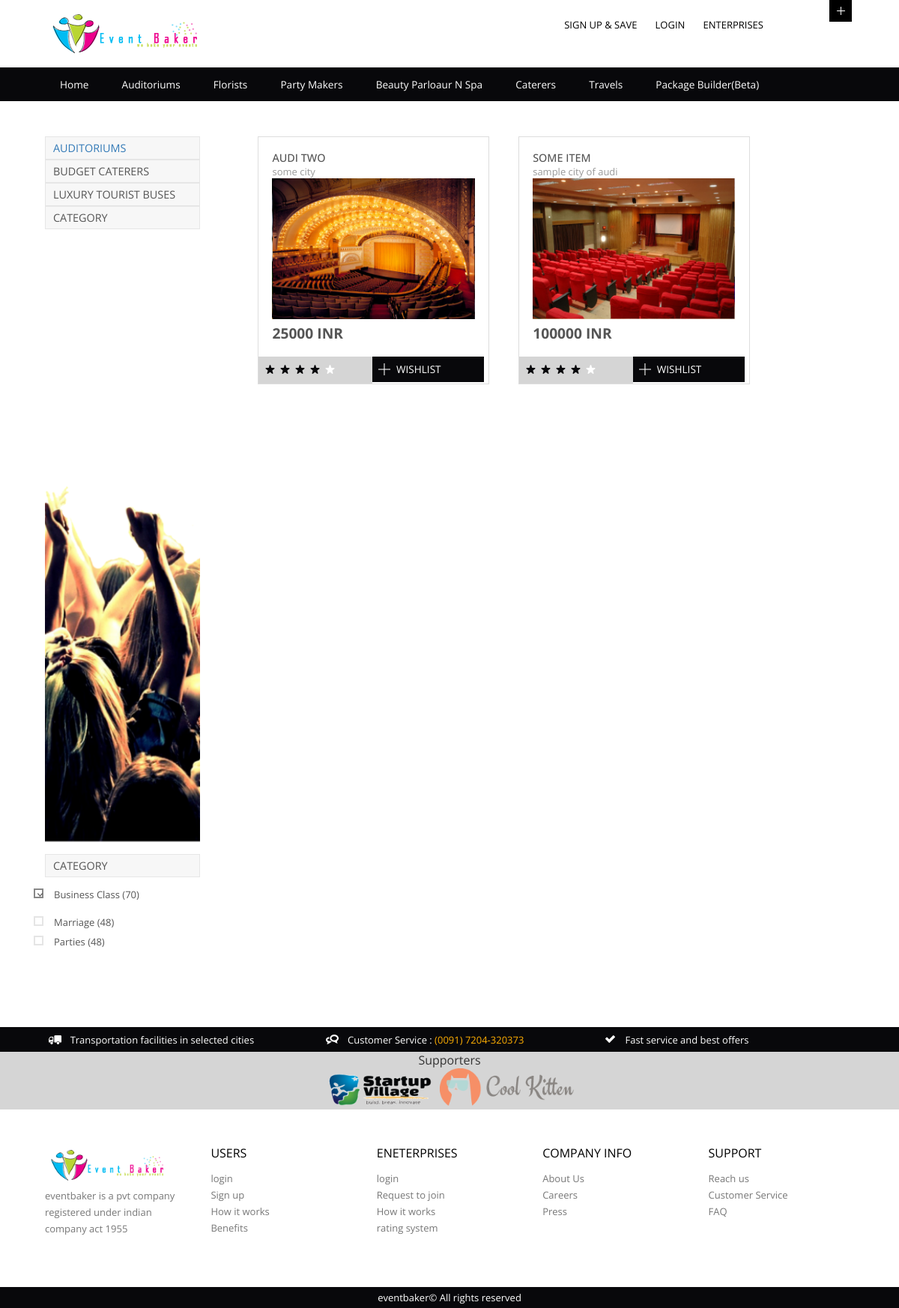
Page /audi_search.php on the committed database.
### tables this page shows
CREATE TABLE `gallery` (
  `item_id` int(11) NOT NULL AUTO_INCREMENT,
  `itemname` varchar(25) NOT NULL,
  `category` varchar(20) NOT NULL,
  `class` varchar(20) NOT NULL,
  `city` varchar(20) NOT NULL,
  `country` varchar(20) NOT NULL,
  `rent` int(11) NOT NULL,
  `rating` int(11) DEFAULT NULL,
  `description` varchar(500) DEFAULT NULL,
  `review` varchar(500) DEFAULT NULL,
  `feature1` varchar(100) DEFAULT NULL,
  `feature2` varchar(100) DEFAULT NULL,
  `feature3` varchar(100) DEFAULT NULL,
  `feature4` varchar(100) DEFAULT NULL,
  `feature5` varchar(100) DEFAULT NULL,
  `offer` int(11) DEFAULT NULL,
  `enabled` varchar(3) DEFAULT 'yes',
  `imgpath` varchar(255) DEFAULT NULL,
  `occassion` varchar(20) DEFAULT NULL,
  PRIMARY KEY (`item_id`)
);

### audi_search.php (the view, shortened to what this page needs)
<?php include('header.php');?>
       <?php include('sidebar.php')?>
	<?php
require('connect.php');
$result = mysqli_query($con,"SELECT * FROM gallery where (category='auditorium')and(itemname like '%$s_key%' or city like '%$s_key%')");
while($row = mysqli_fetch_array($result))
  {
 echo "<div class='col_1_of_single1 span_1_of_single1'><a href='single.php?id=".$row['item_id']."'>
				     <div class='view1 view-fifth1'>
				  	  <div class='top_box'>
					  <h3 class='m_1'>" . $row['itemname'] . "</h3>
					  	<p class='m_2'>" .$row['city']."</p>
				         <div class='grid_img'>
						  <div class='css3'><img src='".$row['imgpath']."' alt=''/></div>
					          <div class='mask1'>
	                       		<div class='info'>Quick View</div>
			                </div>
	                </div>
                     <div class='price'>".$row['rent']." INR</div>
					  </div>
					   </div>
					   <span class='rating1'>
				        <input type='radio' class='rating-input' id='rating-input-1-5' name='rating-input-1'>
				        <label for='rating-input-1-5' class='rating-star1'></label>
					<input type='radio' class='rating-input' id='rating-input-1-4' name='rating-input-1'>
				        <label for='rating-input-1-4' class='rating-star1'></label>
					<input type='radio' class='rating-input' id='rating-input-1-3' name='rating-input-1'>
				        <label for='rating-input-1-3' class='rating-star1'></label>
					<input type='radio' class='rating-input' id='rating-input-1-2' name='rating-input-1'>
				        <label for='rating-input-1-2' class='rating-star1'></label>
				        <input type='radio' class='rating-input' id='rating-input-1-1' name='rating-input-1'>
				        <label for='rating-input-1-1' class='rating-star'></label>&nbsp;
		    	      </span>
						<ul class='list2'>
						  <li>
						  	<img src='images/plus.png' alt=''/>
						  	<ul class='icon1 sub-icon1 profile_img'>
							  <li><a class='active-icon c1' href='#'>WISHLIST </a>
								<ul class='sub-icon1 list'>
									<li><h3>sed diam nonummy</h3><a href=''></a></li>
			<li><p>Lorem ipsum dolor sit amet, consectetuer adipiscing elit, sed diam</p></li>
								</ul>
							  </li>
							</ul>
						  </li>
					    </ul>
			    	    <div class='clear'></div>
			    	</a></div>";
 }
?>
				</div>
			  </div>
	     <?php include('footer.php');?>

### css/style.css (style rules this page uses)
html,body,div,span,applet,object,iframe,h1,h2,h3,h4,h5,h6,p,blockquote,pre,a,abbr,acronym,address,big,cite,code,del,dfn,em,img,ins,kbd,q,s,samp,small,strike,strong,sub,sup,tt,var,b,u,i,dl,dt,dd,ol,nav ul,nav li,fieldset,form,label,legend,table,caption,tbody,tfoot,thead,tr,th,td,article,aside,canvas,details,embed,figure,figcaption,footer,header,hgroup,menu,nav,output,ruby,section,summary,time,mark,audio,video { margin:0;padding:0;border:0;font-size:100%;font:inherit;vertical-align:baseline; }
ol,ul { list-style:none;margin:0;padding:0; }
a { text-decoration:none; }
img { max-width:100%; }
body { font-family: 'Open Sans', sans-serif; background:#fff; }
.grid_img { text-align:center; }
h3.m_1 { color:#555; font-size:0.9em; text-transform:uppercase; font-weight:500; }
p.m_2 { color:#999; font-size:0.8125em; }
.price { color:#555; font-size:1.2em; font-weight:700; }
.rating-star { display: block; width: 20px; height: 20px; background: url('../images/star.png') 0 -3px; float:left; }
.rating-star1 { display: block; width: 20px; height: 20px; background: url('../images/b_star.png') 0 -3px; float: left; }
.top_box { padding:6%; }
.top_box .css3 img { -webkit-transition-duration: 0.5s; -moz-transition-duration: 0.5s; -o-transition-duration: 0.5s; }
.icon1:before,.icon1:after { content: ""; display: table; }
.icon1:after { clear: both; }
.icon1 { float: left; zoom:1; }
.icon1 li a { color: #FFF; font-size: 0.85em; text-transform: uppercase; margin-top: 6px; }
.icon1 li { position: relative; }
.icon1 li:last-child { border-right:none; }
.active-icon { display: block; }
.rating1 { overflow: hidden; display: block; background: #D5D5D5; padding: 2.1% 1%; font-size: 0.85em; color: #000; float: left; width: 44.5%; }
.list2 { float: left; background: #08080B; width: 53.5%; padding: 0.2% 0; text-align: center; }
ul.list2 li img { vertical-align: middle; float: left; margin:0 0px 0 12%; }
.view1 { overflow: hidden; position: relative; }
.view-fifth1 img { -webkit-transition: all 0.3s ease-in-out; -moz-transition: all 0.3s ease-in-out; -o-transition: all 0.3s ease-in-out; -ms-transition: all 0.3s ease-in-out; transition: all 0.3s ease-in-out; }
.span_1_of_single1 { width: 30.7%; border: 1px solid #DDD; }
.col_1_of_single1 { display: block; float: left; margin: 1% 0 1% 3.6%; }
@media (max-width:1366px) { ul.list2 li img { margin: 0 0px 0 2%; } }
@media (max-width:1366px) { .rating1 { width: 49.5%; padding: 2.5% 1%; font-size: 0.8125em; } }
@media (max-width:1366px) { .list2 { width: 48.5%; } }
@media (max-width:1366px) { .span_1_of_single1 { width: 28.6%; } }
@media (max-width:1280px) { ul.list2 li img { margin: 0 0px 0 0; } }
@media (max-width:1280px) { .rating1 { width: 49.5%; padding: 2.5% 1%; font-size: 0.8125em; } }
@media (max-width:1280px) { .list2 { width: 48.5%; } }
@media (max-width:1280px) { .span_1_of_single1 { width: 28.6%; } }

### rows in the picture
gallery: itemname "AUDI TWO", city "some city", imgpath (picture), rent "25000"
gallery: itemname "SOME ITEM", city "sample city of audi", imgpath (picture), rent "100000"
